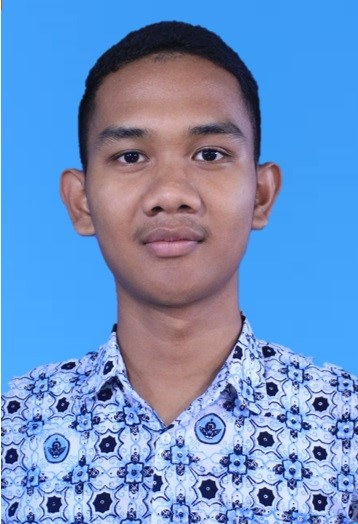
#> input picture opencv/image_face_detection/image2.jpg, 358 x 524 px
$ python image_face_detect.py
#> lines starting #> are read from the running program, lines starting #| are printed output that depends on the picture; after the words box and inside, x2 and y2 are one past the last pixel; in counts of white or black regions, pixels touching at a corner belong together
# import library
import cv2 as cv

# membuat cascade untuk wajah dan mata
# kode masih terdapat error saat mendeteksi wajah yang memakai kacamata
face_cascade = cv.CascadeClassifier('haarcascade_frontalface_default.xml')
eye_cascade = cv.CascadeClassifier('haarcascade_eye.xml')

# import foto yang akan dideteksi
img = cv.imread('image2.jpg')
#> img is the input picture: shape (524, 358, 3); mean B, G, R 196.9, 145.1, 110

# mengubah image ke grayscale
gray = cv.cvtColor(img, cv.COLOR_BGR2GRAY)
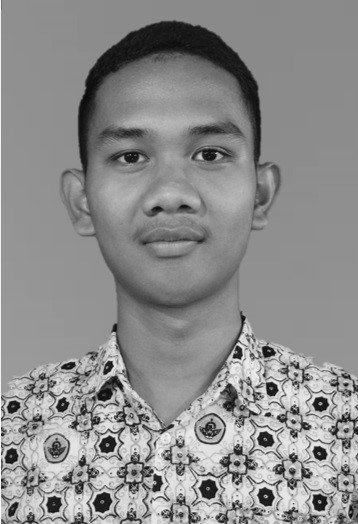
#> gray: shape (524, 358); min 8, max 252, mean 140.5

# mendeteksi wajah di grayscale
# 1.3 = scale factor, berguna untuk mendeteksi wajah yang berukuran kecil diframe
# 5 = minNeigbhros, berguna untuk mendeteksi wajah yang overlapping
faces = face_cascade.detectMultiScale(gray, 1.3, 5)
#> faces = [[57, 63, 229, 229]]

# mencetak berapa jumlah wajah yang terdeteksi
print(len(faces))
#| 1

# looping dalam koodinat x dan y dan juga weight dan height dalam faces
for (x, y, w, h) in faces:
    # mendeteksi wajah dalam kotak yang diberi warna biru
    # koodinat x dan y dimulai dari pojok kiri atas
    # x = koodirnat weight dari foto dimana semakin kekanan nilai semakin tinggi
    # y = koodirnat height dari foto dimana semakin kebawah nilai semakin tinggi
    # x+w = hasil dari deteksi wajah dalam horizontal
    # y+h = = hasil dari deteksi wajah dalam vertikal
    # (255, 0, 0), 2 = warna kotak yang mendeteksi wajah
    cv.rectangle(img, (x, y), (x+w, y+h), (255, 0, 0), 2)

    # mengubah mata dalam faces menjadi grey agar bisa dideteksi
    eye_gray = gray[y:y+h, x:x+w]

    # memotong hanya bagian mata dalam faces
    eye_color = img[y:y+h, x:x+w]

    # mendeteksi mata dalam wajah
    eyes = eye_cascade.detectMultiScale(eye_gray)

    # looping dalam koodinat ex dan ey dan juga weight dan height dalam mata
    for (ex, ey, ew, eh) in eyes:
        # mendeteksi mata dalam kotak yang diberi warna hijau
        cv.rectangle(eye_color, (ex, ey), (ex+ew, ey+eh), (0, 255, 0), 2)
#> this loop made 1 pass
#> (x, y, w, h, eyes) on pass 1: (57, 63, 229, 229, [[45, 69, 51, 51], [126, 66, 52, 52]])
#> pass 1, `eye_gray = gray[y:y+h, x:x+w]`:
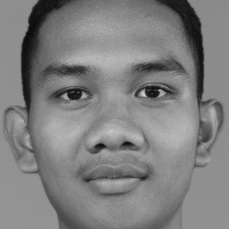
#> eye_gray: shape (229, 229); min 9, max 206, mean 127.6
#> pass 1, `eye_color = img[y:y+h, x:x+w]`:
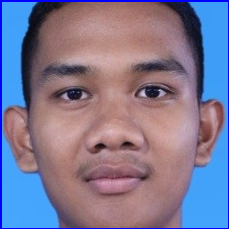
#> eye_color: shape (229, 229, 3); mean B, G, R 148.6, 120.1, 126.1
#> after the loop:
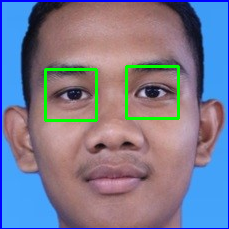
#> eye_color: shape (229, 229, 3); 2.34% of pixels changed, all inside (x1, y1, x2, y2) = (44, 65, 180, 122)
#> after the loop:
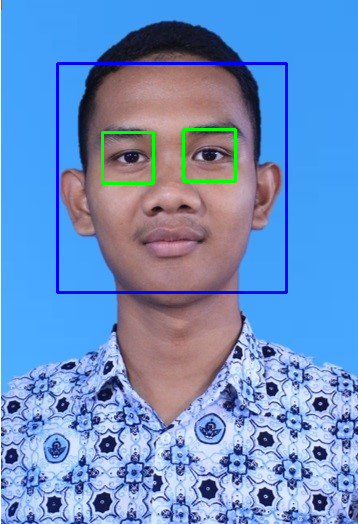
#> img: shape (524, 358, 3); 2.12% of pixels changed, all inside (x1, y1, x2, y2) = (56, 62, 288, 294)

# melakukan output hasil
cv.imshow('img', img)
cv.waitKey(0)
cv.destroyAllWindows()

$ run again, with opencv/image_face_detection/image3.jpg copied over opencv/image_face_detection/image2.jpg
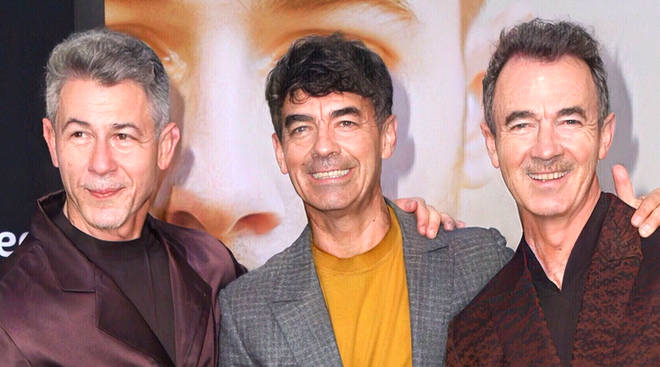
#> input picture opencv/image_face_detection/image3.jpg, 660 x 367 px
#> img is the input picture: shape (367, 660, 3); mean B, G, R 118.2, 124.4, 157.5
#> `gray = cv.cvtColor(img, cv.COLOR_BGR2GRAY)`:
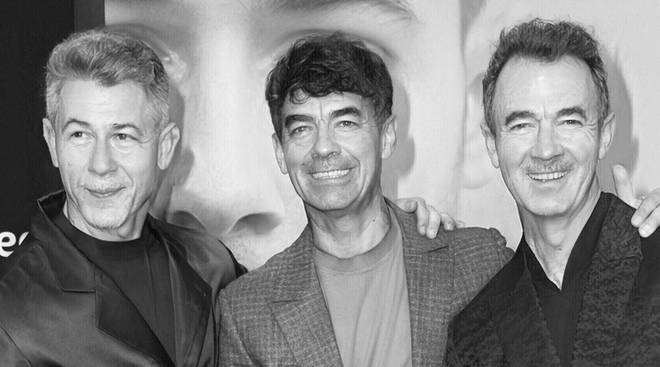
#> gray: shape (367, 660); min 1, max 253, mean 133.6
#> faces = [[260, 72, 134, 134], [37, 84, 127, 127], [480, 66, 138, 138], [301, 218, 116, 116]]
#| 4
#> the loop `for (x, y, w, h) in faces:` made 4 passes
#> (x, y, w, h, eyes) on passes 1 to 3: (260, 72, 134, 134, [[73, 40, 25, 25], [26, 44, 29, 29]]), (37, 84, 127, 127, [[27, 35, 31, 31], [74, 42, 24, 24], [60, 29, 48, 48]]), (480, 66, 138, 138, [[28, 50, 22, 22]])
#> after the loop `for (x, y, w, h) in faces:`:
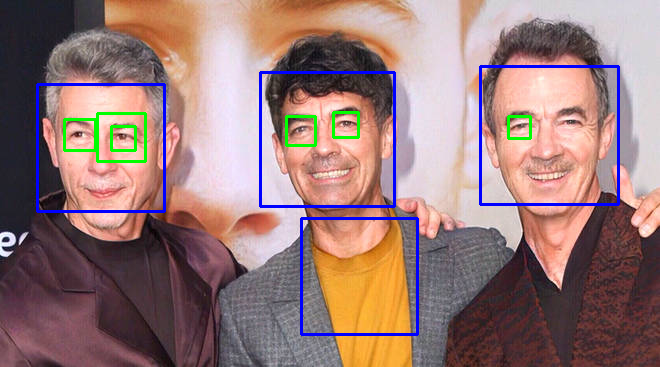
#> img: shape (367, 660, 3); 3.41% of pixels changed, all inside (x1, y1, x2, y2) = (36, 65, 620, 336)
